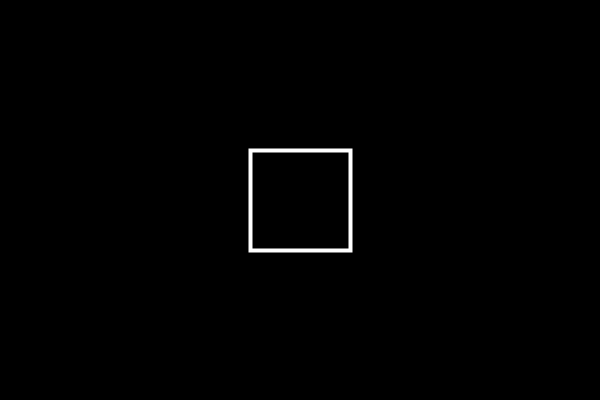
Frame 1 (no input)
Frame 60 (the mouse pressed at the canvas centre just before this capture): identical to frame 1, image omitted
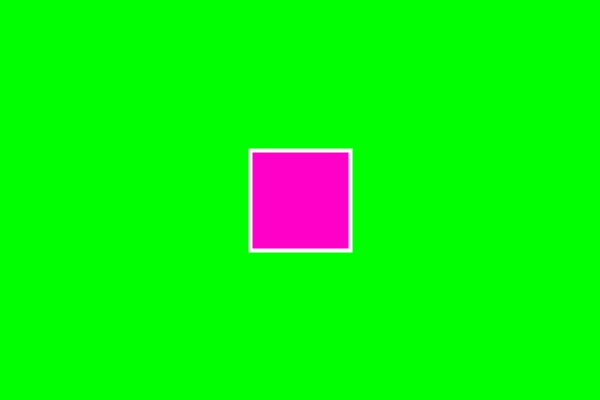
Frame 120 (the mouse held since frame 60 and released just before this capture)

The Processing sketch that drew these frames (run headless with seeded random() and noise(); from frame 60 on, the mouse is pressed at the canvas centre):

// Processing sketch: booleanVariablesGlobal
// ── booleanVariablesGlobal.pde
/*
Modified for Processing 3 by Dawn C. Hayes August 2017.

Original code:
https://vimeo.com/channels/learningp5js/138935677
*/

boolean on = false;

void setup() {
  size(600, 400);
}

void draw() {
  if (on) {
    background(0, 255, 0);
  } else {
    background(0);
  }
  
  stroke(255);
  strokeWeight(4);
  noFill();
  
  if (mouseX > 250 && mouseX < 350 && mouseY > 150 && mouseY < 250) {
    fill(255, 0, 200);
  }
  rectMode(CENTER);
  rect(300, 200, 100, 100);
}

void mousePressed() {
  if (mouseX > 250 && mouseX < 350 && mouseY > 150 && mouseY < 250) {
    // if (on) {
    //   on = false;
    // } else {
    //   on = true;
    // }
    on = !on;
    
  }
}
